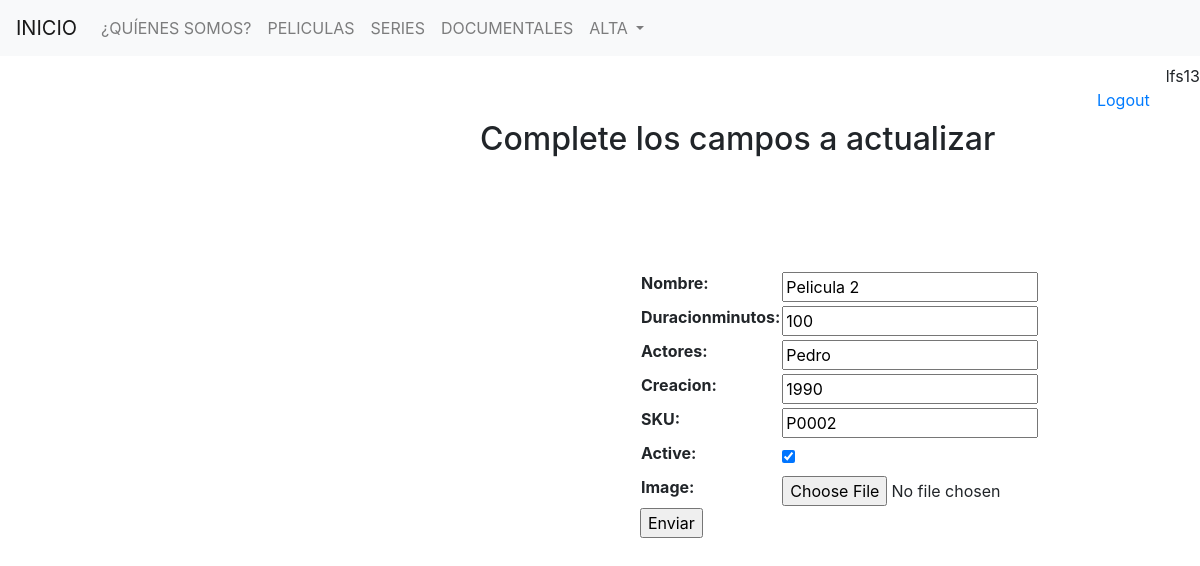
The page /peliculas/update-pelicula/4/ (signed in) on the database as committed earlier.
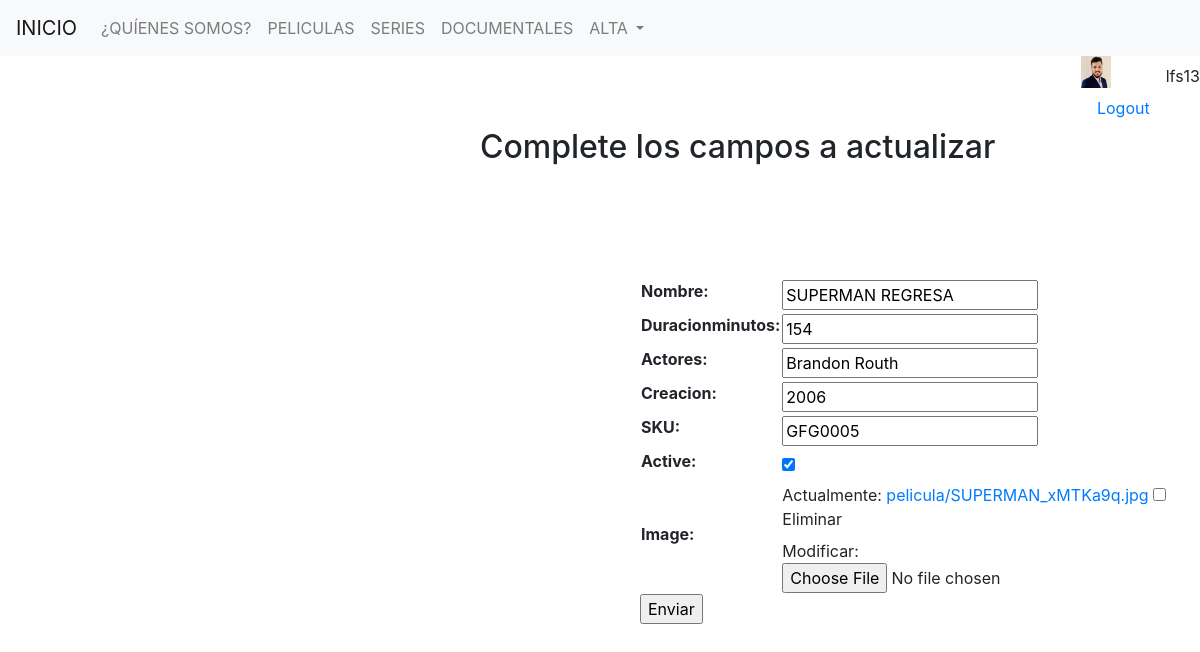
The same page on the database as committed later.
### pelicula/models.py (models this page shows)
class Movie(models.Model):
    nombre = models.CharField(max_length=40)
    duracionminutos = models.IntegerField()
    actores = models.CharField(max_length=100)
    creacion =  models.IntegerField()
    SKU = models.CharField(max_length=30, unique=True)
    active = models.BooleanField(default=True)
    image = models.ImageField(upload_to = 'pelicula', blank=True, null=True)
    class Meta:
        verbose_name = 'pelicula'
        verbose_name_plural = 'peliculas'

### users/models.py (models this page shows)
class User_profile(models.Model):
    user = models.OneToOneField(User, on_delete=models.CASCADE,related_name='user_profile')
    phone = models.CharField(max_length=20)
    image = models.ImageField(upload_to='profile_image', null=True)

### pelicula/views.py (the view, shortened to what this page needs)
# urls.py: path('update-pelicula/<int:pk>/', Update_movie.as_view(), name = 'update_pelicula'),
class Update_movie(UpdateView):
    model = Movie
    template_name = 'update_pelicula.html'
    fields = '__all__'

### templates/update_pelicula.html (shortened to what this page needs)
{% extends 'base.html' %}
{% block contenido %}
    {% if form %}
        <h2 style="margin-left:30rem">Complete los campos a actualizar</h2>
        <form action="" method="POST" style="margin-left:40rem;margin-top:7rem">
            <table>
                {{form.as_table}}
            </table>
            <input type="submit" , value="Enviar">
        </form>
    {% endif %}
{% endblock %}

### templates/base.html (shortened to what this page needs)
<!DOCTYPE html>
<html lang="en">
<head>
    <link rel="stylesheet" href="https://cdn.jsdelivr.net/npm/bootstrap@4.6.1/dist/css/bootstrap.min.css"
>
</head>
<body>
    <nav class="navbar navbar-expand-lg navbar-light bg-light">
        <a class="navbar-brand" href="/">INICIO</a>
        <div class="collapse navbar-collapse" id="navbarNavDropdown">
            <ul class="navbar-nav">
            <li class="nav-item">
                <a class="nav-link" href="/about/">¿QUÍENES SOMOS?</a>
            </li>
            <li class="nav-item">
                <a class="nav-link" href="/peliculas/">PELICULAS</a>
            </li>
            <li class="nav-item">
                <a class="nav-link" href="/series/">SERIES</a>
            </li>
            <li class="nav-item">
                <a class="nav-link" href="/documentales/">DOCUMENTALES</a>
            </li>
            <li class="nav-item dropdown">
                <a class="nav-link dropdown-toggle" href="#" id="navbarDropdownMenuLink" data-toggle="dropdown" aria-haspopup="true" aria-expanded="false">
                ALTA
                </a>
            </li>
            </ul>
        </div>
        </nav>
        <ul class="nav justify-content-end">
            {% if request.user.is_authenticated %}
            <li class="nav-item">
                    <li class="nav-item">
                    <img src="{{request.user.user_profile.image.url}}" style="height: 2rem;">
                <a class="nav-link active" href="/logout/">Logout</a>
            </li>
            <li class="nav-item" style= margin-top:0.5rem>
                <a> {{request.user.username}} </a>
            </li>
            {% endif %}
        </ul>
    {% block contenido %}
    {% endblock %}
</body>
</html>

Rows that differ between the two databases and show on the page:
changed Movie: nombre "Pelicula 2" → "SUPERMAN REGRESA"; duracionminutos "100" → "154"; actores "Pedro" → "Brandon Routh"; creacion "1990" → "2006"; SKU "P0002" → "GFG0005"
Other text that changed with them:
form field as_table: (not shown) → "☐"
text no longer shown: "Nombre: Duracionminutos: Actores: Creacion: SKU: Active: Image:"
text now shown: "Nombre: Duracionminutos: Actores: Creacion: SKU: Active: Image: Actualmente: pelicula/SUPERMAN_xMTKa9q.jpg Eliminar Modificar:"
